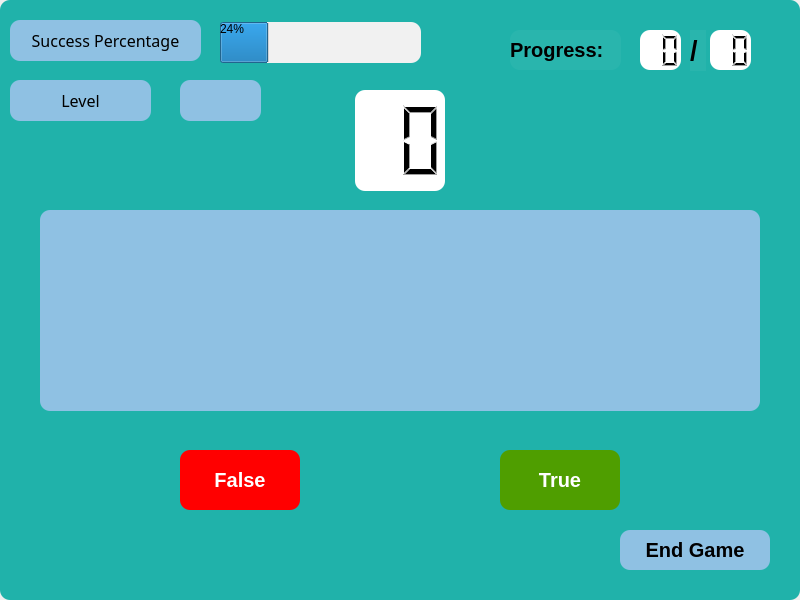
<?xml version="1.0" encoding="UTF-8"?>
<ui version="4.0">
 <class>MainWindow</class>
 <widget class="QMainWindow" name="MainWindow">
  <property name="geometry">
   <rect>
    <x>0</x>
    <y>0</y>
    <width>800</width>
    <height>600</height>
   </rect>
  </property>
  <property name="minimumSize">
   <size>
    <width>800</width>
    <height>600</height>
   </size>
  </property>
  <property name="maximumSize">
   <size>
    <width>800</width>
    <height>600</height>
   </size>
  </property>
  <property name="windowTitle">
   <string>PyBoysFlashcards</string>
  </property>
  <widget class="QWidget" name="centralwidget">
   <widget class="QFrame" name="frame">
    <property name="geometry">
     <rect>
      <x>0</x>
      <y>0</y>
      <width>800</width>
      <height>600</height>
     </rect>
    </property>
    <property name="styleSheet">
     <string notr="true">background-color: rgb(32,178,170);
border-top-right-radius: 10px;
border-bottom-right-radius: 10px;
border-top-left-radius: 10px;
border-bottom-left-radius: 10px;</string>
    </property>
    <property name="frameShape">
     <enum>QFrame::StyledPanel</enum>
    </property>
    <property name="frameShadow">
     <enum>QFrame::Raised</enum>
    </property>
    <widget class="QPushButton" name="true_button">
     <property name="geometry">
      <rect>
       <x>500</x>
       <y>450</y>
       <width>120</width>
       <height>60</height>
      </rect>
     </property>
     <property name="font">
      <font>
       <pointsize>15</pointsize>
       <weight>75</weight>
       <bold>true</bold>
      </font>
     </property>
     <property name="styleSheet">
      <string notr="true">color: rgb(255, 255, 255);
background-color: rgb(79, 158, 0);</string>
     </property>
     <property name="text">
      <string>True</string>
     </property>
    </widget>
    <widget class="QPushButton" name="false_button">
     <property name="geometry">
      <rect>
       <x>180</x>
       <y>450</y>
       <width>120</width>
       <height>60</height>
      </rect>
     </property>
     <property name="font">
      <font>
       <pointsize>15</pointsize>
       <weight>75</weight>
       <bold>true</bold>
      </font>
     </property>
     <property name="styleSheet">
      <string notr="true">color: rgb(255, 255, 255);
background-color: rgb(255, 0, 0);</string>
     </property>
     <property name="text">
      <string>False</string>
     </property>
    </widget>
    <widget class="QLabel" name="label_3">
     <property name="geometry">
      <rect>
       <x>510</x>
       <y>30</y>
       <width>111</width>
       <height>40</height>
      </rect>
     </property>
     <property name="font">
      <font>
       <pointsize>15</pointsize>
       <weight>75</weight>
       <bold>true</bold>
      </font>
     </property>
     <property name="styleSheet">
      <string notr="true">background-color: rgb(255, 255, 255,10);</string>
     </property>
     <property name="text">
      <string>Progress:</string>
     </property>
    </widget>
    <widget class="QLCDNumber" name="time_lcd_word">
     <property name="geometry">
      <rect>
       <x>355</x>
       <y>90</y>
       <width>90</width>
       <height>101</height>
      </rect>
     </property>
     <property name="styleSheet">
      <string notr="true">background-color: rgb(255, 255, 255);</string>
     </property>
     <property name="digitCount">
      <number>2</number>
     </property>
    </widget>
    <widget class="QLabel" name="word">
     <property name="geometry">
      <rect>
       <x>40</x>
       <y>210</y>
       <width>720</width>
       <height>201</height>
      </rect>
     </property>
     <property name="font">
      <font>
       <pointsize>52</pointsize>
       <weight>75</weight>
       <bold>true</bold>
      </font>
     </property>
     <property name="autoFillBackground">
      <bool>false</bool>
     </property>
     <property name="styleSheet">
      <string notr="true">background-color: rgb(143, 193, 227);
border-top-right-radius: 10px;
border-bottom-right-radius: 10px;
border-top-left-radius: 10px;
border-bottom-left-radius: 10px;</string>
     </property>
     <property name="text">
      <string/>
     </property>
     <property name="alignment">
      <set>Qt::AlignCenter</set>
     </property>
    </widget>
    <widget class="QPushButton" name="pushButton">
     <property name="geometry">
      <rect>
       <x>620</x>
       <y>530</y>
       <width>150</width>
       <height>40</height>
      </rect>
     </property>
     <property name="font">
      <font>
       <pointsize>15</pointsize>
       <weight>75</weight>
       <bold>true</bold>
      </font>
     </property>
     <property name="styleSheet">
      <string notr="true">background-color: rgb(143, 193, 227);
border-top-right-radius: 10px;
border-bottom-right-radius: 10px;
border-top-left-radius: 10px;
border-bottom-left-radius: 10px;</string>
     </property>
     <property name="text">
      <string>End Game</string>
     </property>
    </widget>
    <widget class="QLCDNumber" name="twentyplus">
     <property name="geometry">
      <rect>
       <x>640</x>
       <y>30</y>
       <width>41</width>
       <height>40</height>
      </rect>
     </property>
     <property name="styleSheet">
      <string notr="true">background-color: rgb(255, 255, 255);</string>
     </property>
     <property name="digitCount">
      <number>2</number>
     </property>
    </widget>
    <widget class="QLCDNumber" name="known_word_lcd">
     <property name="geometry">
      <rect>
       <x>710</x>
       <y>30</y>
       <width>41</width>
       <height>40</height>
      </rect>
     </property>
     <property name="styleSheet">
      <string notr="true">background-color: rgb(255, 255, 255);</string>
     </property>
     <property name="digitCount">
      <number>2</number>
     </property>
    </widget>
    <widget class="QLabel" name="label">
     <property name="geometry">
      <rect>
       <x>690</x>
       <y>30</y>
       <width>16</width>
       <height>41</height>
      </rect>
     </property>
     <property name="font">
      <font>
       <pointsize>20</pointsize>
       <weight>75</weight>
       <bold>true</bold>
      </font>
     </property>
     <property name="styleSheet">
      <string notr="true">background-color: rgb(255, 255, 255,10);</string>
     </property>
     <property name="text">
      <string>/</string>
     </property>
    </widget>
    <widget class="QLabel" name="label_2">
     <property name="geometry">
      <rect>
       <x>10</x>
       <y>80</y>
       <width>141</width>
       <height>41</height>
      </rect>
     </property>
     <property name="font">
      <font>
       <family>MS Reference Sans Serif</family>
       <pointsize>12</pointsize>
      </font>
     </property>
     <property name="styleSheet">
      <string notr="true">background-color: rgb(143, 193, 227);
border-top-right-radius: 10px;
border-bottom-right-radius: 10px;
border-top-left-radius: 10px;
border-bottom-left-radius: 10px;</string>
     </property>
     <property name="text">
      <string>Level</string>
     </property>
     <property name="alignment">
      <set>Qt::AlignCenter</set>
     </property>
    </widget>
    <widget class="QLabel" name="label_4">
     <property name="geometry">
      <rect>
       <x>10</x>
       <y>20</y>
       <width>191</width>
       <height>41</height>
      </rect>
     </property>
     <property name="font">
      <font>
       <family>MS Reference Sans Serif</family>
       <pointsize>12</pointsize>
      </font>
     </property>
     <property name="styleSheet">
      <string notr="true">background-color: rgb(143, 193, 227);
border-top-right-radius: 10px;
border-bottom-right-radius: 10px;
border-top-left-radius: 10px;
border-bottom-left-radius: 10px;</string>
     </property>
     <property name="text">
      <string>Success Percentage</string>
     </property>
     <property name="alignment">
      <set>Qt::AlignCenter</set>
     </property>
    </widget>
    <widget class="QProgressBar" name="progressBar">
     <property name="geometry">
      <rect>
       <x>220</x>
       <y>22</y>
       <width>201</width>
       <height>41</height>
      </rect>
     </property>
     <property name="styleSheet">
      <string notr="true">background-color: rgb(241, 241, 241);</string>
     </property>
     <property name="value">
      <number>24</number>
     </property>
    </widget>
    <widget class="QLabel" name="level">
     <property name="geometry">
      <rect>
       <x>180</x>
       <y>80</y>
       <width>81</width>
       <height>41</height>
      </rect>
     </property>
     <property name="font">
      <font>
       <family>MS Reference Sans Serif</family>
       <pointsize>12</pointsize>
      </font>
     </property>
     <property name="styleSheet">
      <string notr="true">background-color: rgb(143, 193, 227);
border-top-right-radius: 10px;
border-bottom-right-radius: 10px;
border-top-left-radius: 10px;
border-bottom-left-radius: 10px;</string>
     </property>
     <property name="text">
      <string/>
     </property>
     <property name="alignment">
      <set>Qt::AlignCenter</set>
     </property>
    </widget>
   </widget>
  </widget>
 </widget>
 <resources/>
 <connections/>
</ui>
